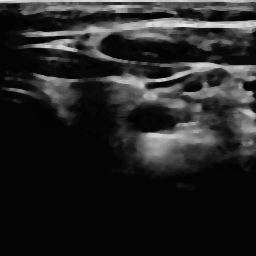
#> input picture dataset/processed/test/images/img_0147.png, 256 x 256 px
$ python -i preprocess.py   (imports and definitions only)
#> lines starting #> are read from the running program, lines starting #| are printed output that depends on the picture
#> further down, picture is the input picture: shape (256, 256, 3); min 2, max 234, mean 36.5
"""Preprocess ultrasound images and binary lumen masks for carotid artery tracking.

Pipeline:
  Image:  Grayscale -> Resize(256, 256) -> Median Blur(k=5) -> CLAHE(clip=2.0, tile=8x8) -> Float32 [0.0, 1.0]
  Mask:   Resize(256, 256, Nearest) -> Strictly binary {0, 255} uint8
"""

import os
import re
import csv
import glob
import argparse
from typing import Tuple, Optional, Dict, Any, List

import cv2
import numpy as np
from tqdm import tqdm


def preprocess(img: np.ndarray, size: Tuple[int, int] = (256, 256)) -> np.ndarray:
    """Preprocess a raw ultrasound image.

    Args:
        img: Input image as numpy array (grayscale HxW or color HxWxC BGR).
        size: Target (width, height) resolution. Default is (256, 256).

    Returns:
        Preprocessed image as float32 numpy array with values in [0.0, 1.0].
    """
#> called with size = (256, 256)
    if img is None:
        raise ValueError("Input image is None. Please provide a valid image array.")

    # 1. Convert to grayscale if 3 channels
    if len(img.shape) == 3:
        gray = cv2.cvtColor(img, cv2.COLOR_BGR2GRAY)
    else:
        gray = img.copy()

    # 2. Resize to target size (using bilinear interpolation for smooth downsampling)
    resized = cv2.resize(gray, size, interpolation=cv2.INTER_LINEAR)

    # 3. Median filter (kernel size 5) to remove speckle noise common in ultrasound
    denoised = cv2.medianBlur(resized, 5)

    # 4. Contrast Limited Adaptive Histogram Equalization (CLAHE)
    # Enhances acoustic contrast between vessel lumen and arterial wall
    clahe = cv2.createCLAHE(clipLimit=2.0, tileGridSize=(8, 8))
    enhanced = clahe.apply(denoised)
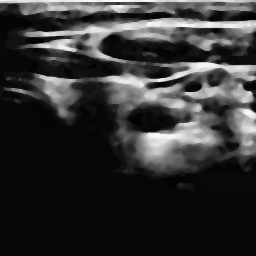
#> enhanced: shape (256, 256); min 2, max 255, mean 51.1

    # 5. Normalize pixel values to float32 range [0.0, 1.0]
    normalized = enhanced.astype(np.float32) / 255.0

    return normalized


# [140 lines left out: functions preprocess_mask, extract_session_id, batch_preprocess, not called in this run]


# [65 lines not run here, left out]

>>> import cv2
>>> picture = cv2.imread('../dataset/processed/test/images/img_0147.png')
>>> result = preprocess(picture)

$ run again, on dataset/processed/test/images/img_0207.png
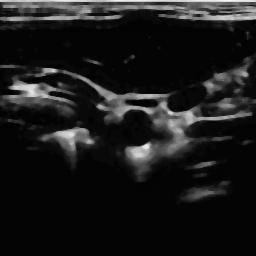
#> input picture dataset/processed/test/images/img_0207.png, 256 x 256 px
#> picture is the input picture: shape (256, 256, 3); min 3, max 246, mean 26.4
#> in preprocess, `enhanced = clahe.apply(denoised)`:
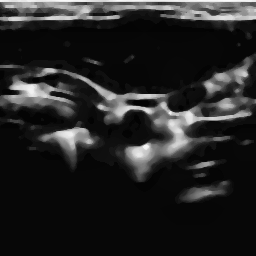
#> enhanced: shape (256, 256); min 3, max 252, mean 36.4

$ run again, on dataset/processed/test/images/img_0212.png
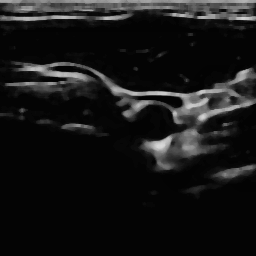
#> input picture dataset/processed/test/images/img_0212.png, 256 x 256 px
#> picture is the input picture: shape (256, 256, 3); min 3, max 218, mean 23.1
#> in preprocess, `enhanced = clahe.apply(denoised)`:
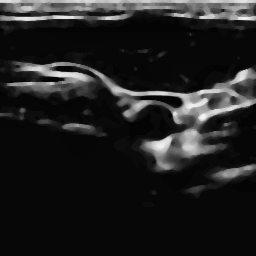
#> enhanced: shape (256, 256); min 3, max 248, mean 32.4
